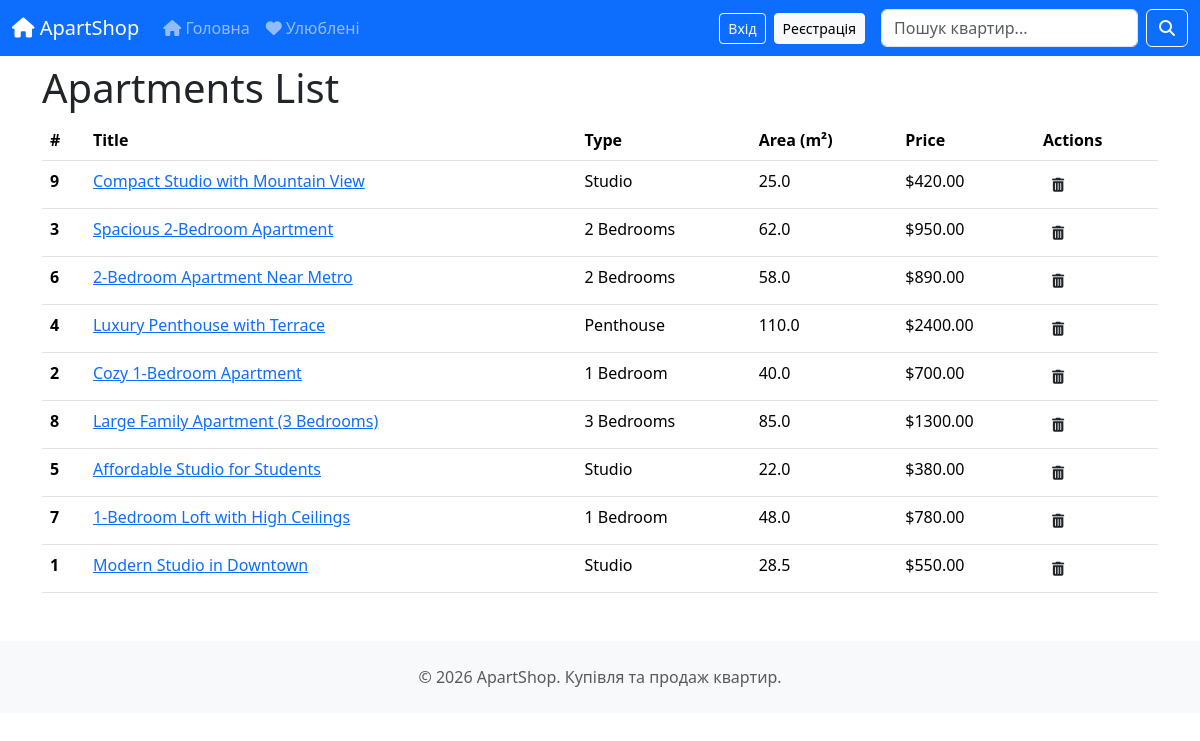
The app's page /apartments/list/, older data.
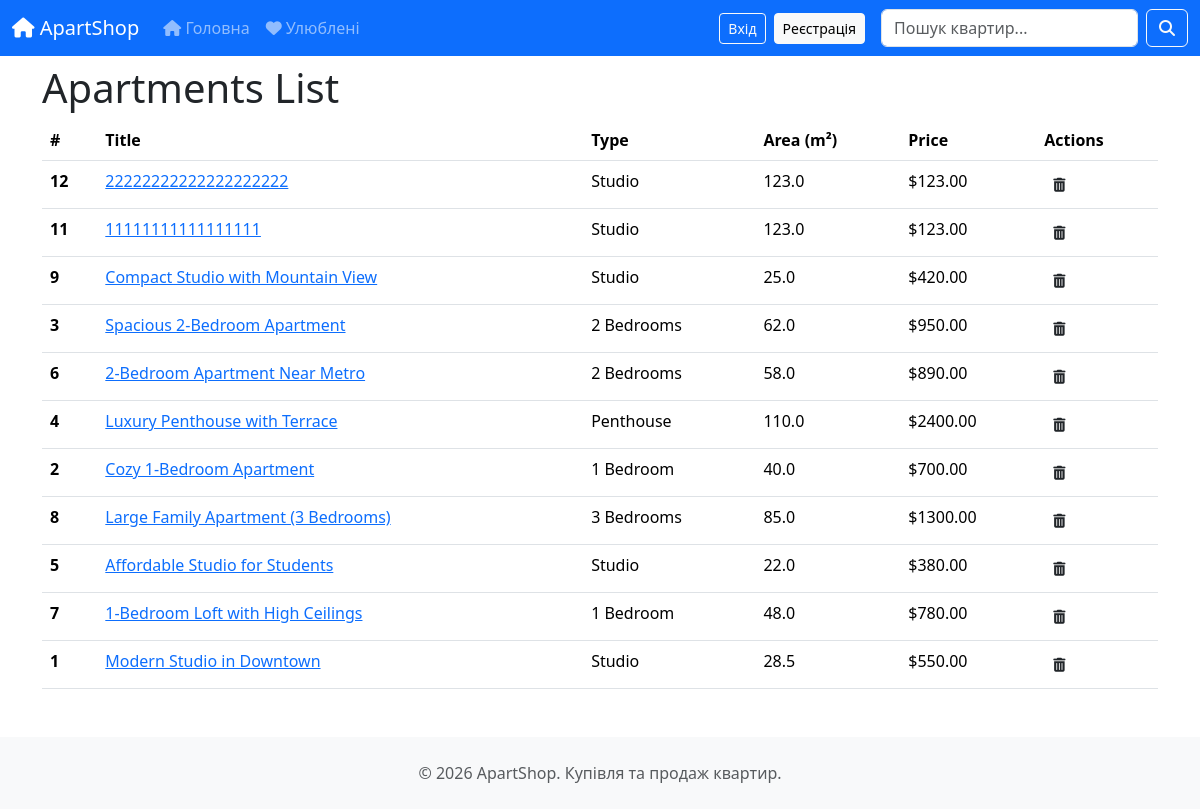
The same page, newer data.
### apartments/models.py (models this page shows, shortened)
class Apartment(models.Model):
    TYPE_CHOICES = [
        ('ST', 'Studio'),
        ('1B', '1 Bedroom'),
        ('2B', '2 Bedrooms'),
        ('3B', '3 Bedrooms'),
        ('PH', 'Penthouse'),
    ]
    title = models.CharField(
        max_length=200,
        verbose_name='Назва',
        help_text='Назва/заголовок квартири'
    )
    description = models.TextField(
        verbose_name='Опис',
        help_text='Детальний опис квартири'
    )
    apartment_type = models.CharField(
        max_length=2,
        choices=TYPE_CHOICES,
        verbose_name='Тип квартири'
    )
    price = models.DecimalField(
        max_digits=10,
        decimal_places=2,
        validators=[MinValueValidator(0.01), MaxValueValidator(10000000)],
        verbose_name='Ціна ($)',
        help_text='Ціна в доларах'
    )
    square_meters = models.FloatField(
        validators=[MinValueValidator(10), MaxValueValidator(1000)],
        verbose_name='Площа (м²)',
        help_text='Площа квартири в квадратних метрах'
    )
    floor = models.IntegerField(
        validators=[MinValueValidator(1), MaxValueValidator(100)],
        verbose_name='Поверх',
        help_text='Поверх будинку'
    )
    address = models.CharField(
        max_length=255,
        verbose_name='Адреса',
        help_text='Повна адреса квартири'
    )
    image = models.ImageField(
        upload_to='apartments/',
        verbose_name='Фото',
        help_text='Фото квартири',
        blank=True,
        null=True
    )
    is_available = models.BooleanField(
        default=True,
        verbose_name='Доступна',
        help_text='Чи вільна квартира для продажу'
    )
    created_at = models.DateTimeField(
        auto_now_add=True,
        verbose_name='Дата створення'
    )
    updated_at = models.DateTimeField(
        auto_now=True,
        verbose_name='Дата оновлення'
    )
    class Meta:
        verbose_name = 'Квартира'
        verbose_name_plural = 'Квартири'
        ordering = ['-created_at']

### apartments/views.py (the view)
# urls.py: path('list/', views.apartment_list, name='apartment_list'),
def apartment_list(request):
    apartments = Apartment.objects.all()
    favorite_ids = request.session.get(FAVORITE_APARTMENTS_KEY, [])
    context = {
        'apartments': apartments,
        'total_apartments': apartments.count(),
        'available_apartments': apartments.filter(is_available=True).count(),
        'favorite_ids': favorite_ids,
    }
    return render(request, 'apartments/apartment_list.html', context)

### apartments/context_processors.py (called while the page is built)
def favorites_context(request):
    favorite_ids = request.session.get(FAVORITE_APARTMENTS_KEY, [])
    return {
        'favorites_count': len(favorite_ids),
        'favorite_ids': favorite_ids,
    }

### apartments/templates/apartments/apartment_list.html
{% extends "layout.html" %}
{% block content %}
<h1 class="my-2">Apartments List</h1>
<table class="table">
  <thead>
    <tr>
      <th scope="col">#</th>
      <th scope="col">Title</th>
      <th scope="col">Type</th>
      <th scope="col">Area (m²)</th>
      <th scope="col">Price</th>
      <th scope="col">Actions</th>
    </tr>
  </thead>
  <tbody>
    {% for apartment in apartments %}
    <tr>
      <th scope="row">{{ apartment.id }}</th>
      <td>
        <a href="/apartments/{{ apartment.id }}">
          {{ apartment.title }}
        </a>
      </td>
      <td>{{ apartment.get_apartment_type_display }}</td>
      <td>{{ apartment.square_meters }}</td>
      <td>${{ apartment.price }}</td>
      <td>
        <a href="/apartments/delete/{{ apartment.id }}" class="btn btn-sm">
          <i class="fa-solid fa-trash-can"></i>
        </a>
      </td>
    </tr>
    {% empty %}
    <tr>
      <td colspan="6" class="text-muted">No apartments found.</td>
    </tr>
    {% endfor %}
  </tbody>
</table>
{% endblock %}

### apartments/templates/layout.html (shortened to what this page needs)
<!DOCTYPE html>
<html lang="uk">
  <head>
    <link
      href="https://cdn.jsdelivr.net/npm/bootstrap@5.3.8/dist/css/bootstrap.min.css"
      rel="stylesheet"
    />
  </head>
  <body>
    <nav class="navbar navbar-expand-lg navbar-dark bg-primary">
      <div class="container-fluid">
        <a class="navbar-brand" href="/">
          <i class="fas fa-home"></i> ApartShop
        </a>
        <div class="collapse navbar-collapse" id="navbarSupportedContent">
          <ul class="navbar-nav me-auto mb-2 mb-lg-0">
            <li class="nav-item">
              <a class="nav-link" href="/">
                <i class="fas fa-home"></i> Головна
              </a>
            </li>
            <li class="nav-item">
              <a class="nav-link" href="{% url 'favorites_list' %}">
                <i class="fas fa-heart"></i> Улюблені
              </a>
            </li>
          </ul>
          <div class="d-flex align-items-center">
            {% if user.is_authenticated %}
              <span class="navbar-text me-3">
                <i class="fas fa-user"></i> {{ user.username }}
              </span>
              <a href="{% url 'profile' %}" class="btn btn-outline-light btn-sm me-2">
                Профіль
              </a>
              <a href="{% url 'logout' %}" class="btn btn-outline-light btn-sm">
                Вихід
              </a>
            {% else %}
              <a href="{% url 'login' %}" class="btn btn-outline-light btn-sm me-2">
                Вхід
              </a>
              <a href="{% url 'register' %}" class="btn btn-light btn-sm">
                Реєстрація
              </a>
            {% endif %}
          </div>
          <form class="d-flex ms-3" role="search">
            <input
              class="form-control me-2"
              type="search"
              placeholder="Пошук квартир..."
              aria-label="Search"
            />
            <button class="btn btn-outline-light" type="submit">
              <i class="fas fa-search"></i>
            </button>
          </form>
        </div>
      </div>
    </nav>
    <div class="container">{% block content %} {% endblock %}</div>
    <footer class="mt-5 py-4 bg-light text-center">
      <div class="container">
        <p class="text-muted mb-0">
          &copy; 2026 ApartShop. Купівля та продаж квартир.
        </p>
      </div>
    </footer>
  </body>
</html>

Row changes from the older to the newer data that the page shows:
added Apartment: id "12", title "22222222222222222222", apartment_type "Studio", square_meters "123.0", price "123.00"
added Apartment: id "11", title "11111111111111111", apartment_type "Studio", square_meters "123.0", price "123.00"
